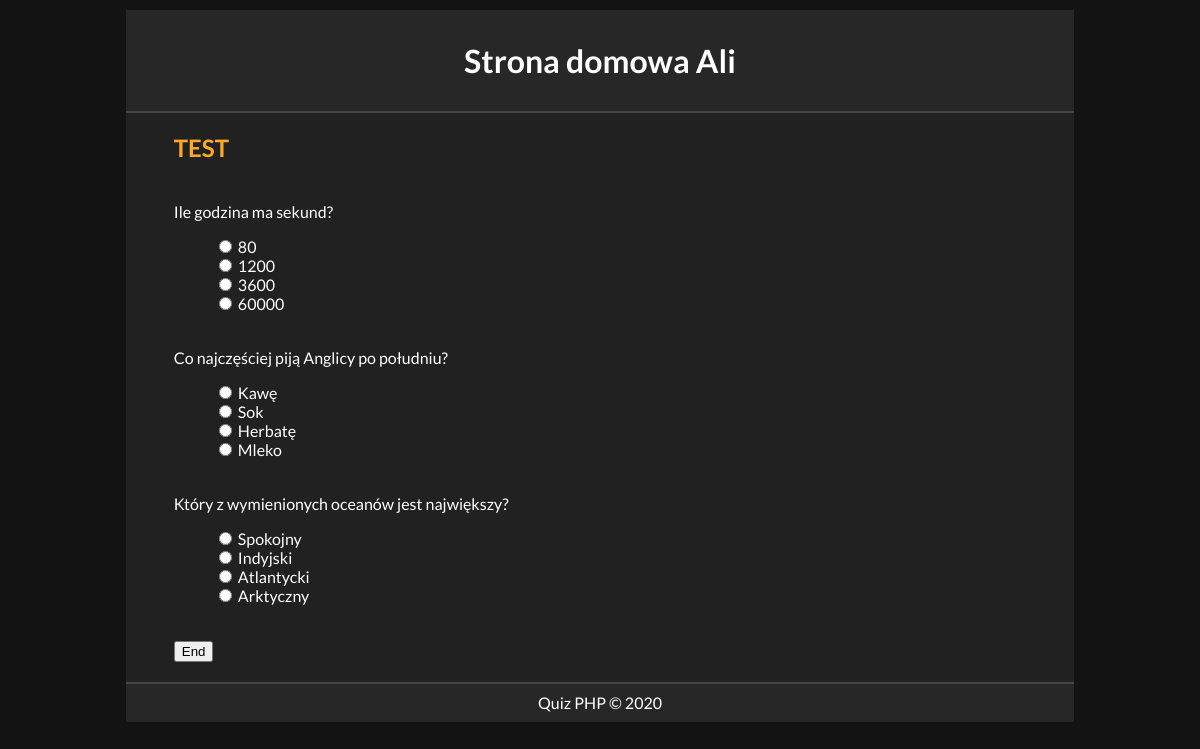
The app's page /pytania.php with its own data.
### tables this page shows
CREATE TABLE `questions` (
  `pyt_id` int(11) NOT NULL,
  `text` text NOT NULL
);

CREATE TABLE `answers` (
  `id` int(11) NOT NULL,
  `pyt_id` int(11) NOT NULL,
  `poprawne` tinyint(1) NOT NULL DEFAULT 0,
  `text` text NOT NULL
);

### pytania.php (the view, shortened to what this page needs)
<!DOCTYPE html>
<html>
<head>
    <link rel="stylesheet" href="style.css" type="text/css" />
    <link rel="stylesheet" href="css/fontello.css" type="text/css" />
</head>
<body>
    <div id="container">
        <div id="top">
            <h1>Strona domowa Ali</h1>
        </div>
    <?php include "bazadanych.php"?>
    <?php
        $query = "SELECT * FROM questions";
        $results = $mysqli -> query($query);
        $liczba_pytan= $results->num_rows;
    ?>
        <div id="mid">
               <div id="content">
                <?php
                   $number1 = rand(1,$liczba_pytan);
                   $query = "SELECT * FROM questions WHERE pyt_id=$number1 ";
                   $result = $mysqli->query($query);
                   $question1 = $result->fetch_assoc();
                   $query = "SELECT * FROM answers WHERE pyt_id=$number1 ";
                   $answers1 = $mysqli->query($query);
                ?>
                <h2> TEST </h2>
                </div>
                <?php include "bazadanych.php"?>
                <?php
                   $number2 = rand(1,$liczba_pytan);
                   $query = "SELECT * FROM questions WHERE pyt_id=$number2 ";
                   $result = $mysqli->query($query);
                   $question2 = $result->fetch_assoc();
                   $query = "SELECT * FROM answers WHERE pyt_id=$number2 ";
                   $answers2 = $mysqli->query($query);
                ?>
                <?php include "bazadanych.php"?>
                <?php
                   $number3 = rand(1,$liczba_pytan);
                   $query = "SELECT * FROM questions WHERE pyt_id=$number3 ";
                   $result = $mysqli->query($query);
                   $question3 = $result->fetch_assoc();
                   $query = "SELECT * FROM answers WHERE pyt_id=$number3 ";
                   $answers3 = $mysqli->query($query);
                ?>
            <form action="sprawdzanie.php" method="post">
             <div class ="ttep">
                        <?php echo $question1['text'];?>
                    <ul class="wybory">
                        <?php while($row = $answers1 ->fetch_assoc()): ?>
                            <li><input name="wybor1" type="radio" value="<?php echo $row['id']; ?>"/>
                                <?php echo $row['text']?> </li>
                        <?php endwhile; ?>
                    </ul>
                  <br />
                        <?php echo $question2['text'];?>
                    <ul class="wybory">
                        <?php while($row = $answers2 ->fetch_assoc()): ?>
                            <li><input name="wybor2" type="radio" value="<?php echo $row['id']; ?>"/>
                                <?php echo $row['text']?> </li>
                        <?php endwhile; ?>
                    </ul>
                   <br />
                        <?php echo $question3['text'];?>
                    <ul class="wybory">
                        <?php while($row = $answers3 ->fetch_assoc()): ?>
                            <li><input name="wybor3" type="radio" value="<?php echo $row['id']; ?>"/>
                                <?php echo $row['text']?> </li>
                        <?php endwhile; ?>
                    </ul>
                 <br />
                <input type="submit" value='End'/>
             </div>
            </form>
        </div>
        <div class="bot">
            Quiz PHP &copy; 2020
        </div>
    </div>
</body>
</html>

### style.css (style rules this page uses)
body { background-color: #131313; color: #ffffff; font-family: 'Lato', sans-serif; }
#container { width: 80%; margin-left: auto; margin-right: auto; background-color: #272727; height: auto; margin-top:10px; }
#top { width: 98%; padding:1%; margin-left: auto; margin-right: auto; text-align:center; }
#content { width: 90%; margin-left:auto; margin-right:auto; height: auto; color:#ffa826; }
#mid { border-top: 2px #454545 solid; background-color:#212121; padding-bottom:20px; }
li { list-style:none; }
.ttep { width: 90%; margin-left:auto; margin-right:auto; height: auto; padding-top:20px; }
.bot { width:100%; padding-top: 1%; padding-bottom: 1%; text-align:center; margin-left:auto; margin-right:auto; height: auto; border-top: 2px #454545 solid; }

### records on screen
questions: text "Ile godzina ma sekund?"
answers: text "80"
answers: text "1200"
answers: text "3600"
answers: text "60000"
questions: text "Co najczęściej piją Anglicy po południu?"
answers: text "Kawę"
answers: text "Sok"
answers: text "Herbatę"
answers: text "Mleko"
questions: text "Który z wymienionych oceanów jest największy?"
answers: text "Spokojny"
answers: text "Indyjski"
answers: text "Atlantycki"
answers: text "Arktyczny"
